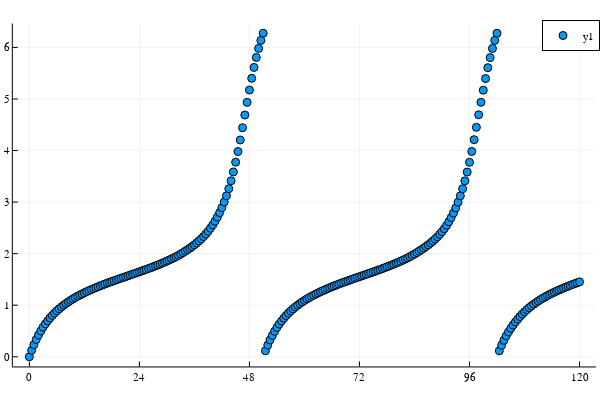

Write notebook code for a chart like this one.
### Code cell
scatter(sol.t, mod2pi.(vcat(sol.u...)))
xticks!(0:24:120)

### Figure 1 — Plotly figure (JSON) as saved in the notebook; plotly's stock layout.template omitted (floating-point values rounded to 4 significant figures; data arrays with more than 128 entries replaced by an {"elided": "..."} marker saying what was removed)
{"data": [{"colorbar": {"len": 0.9525, "title": "", "x": 0.9934, "y": 0.5139}, "legendgroup": "y1", "marker": {"color": "rgba(0, 154, 250, 1.000)", "line": {"color": "rgba(0, 0, 0, 1.000)", "width": 1}, "size": 8, "symbol": "circle"}, "mode": "markers", "name": "y1", "showlegend": true, "type": "scatter", "x": {"elided": "241 float values"}, "xaxis": "x", "y": {"elided": "241 float values"}, "yaxis": "y"}], "layout": {"annotations": [], "height": 400, "legend": {"bgcolor": "rgba(255, 255, 255, 1.000)", "bordercolor": "rgba(0, 0, 0, 1.000)", "borderwidth": 1, "font": {"color": "rgba(0, 0, 0, 1.000)", "family": "sans-serif", "size": 11}, "title": {"font": {"color": "rgba(0, 0, 0, 1.000)", "family": "sans-serif", "size": 15}, "text": ""}, "tracegroupgap": 0, "traceorder": "normal", "x": 1, "xanchor": "auto", "y": 1, "yanchor": "auto"}, "margin": {"b": 20, "l": 0, "r": 0, "t": 20}, "paper_bgcolor": "rgba(255, 255, 255, 1.000)", "plot_bgcolor": "rgba(255, 255, 255, 1.000)", "showlegend": true, "width": 600, "xaxis": {"anchor": "y", "domain": [0.02138, 0.9934], "gridcolor": "rgba(0, 0, 0, 0.100)", "gridwidth": 0.5, "linecolor": "rgba(0, 0, 0, 1.000)", "mirror": false, "range": [-3.6, 123.6], "showgrid": true, "showline": true, "showticklabels": true, "tickangle": 0, "tickcolor": "rgb(0, 0, 0)", "tickfont": {"color": "rgba(0, 0, 0, 1.000)", "family": "sans-serif", "size": 11}, "tickmode": "array", "ticks": "inside", "ticktext": ["0", "24", "48", "72", "96", "120"], "tickvals": [0, 24, 48, 72, 96, 120], "title": "", "titlefont": {"color": "rgba(0, 0, 0, 1.000)", "family": "sans-serif", "size": 15}, "type": "-", "visible": true, "zeroline": false, "zerolinecolor": "rgba(0, 0, 0, 1.000)"}, "yaxis": {"anchor": "x", "domain": [0.03762, 0.9902], "gridcolor": "rgba(0, 0, 0, 0.100)", "gridwidth": 0.5, "linecolor": "rgba(0, 0, 0, 1.000)", "mirror": false, "range": [-0.1882, 6.463], "showgrid": true, "showline": true, "showticklabels": true, "tickangle": 0, "tickcolor": "rgb(0, 0, 0)", "tickfont": {"color": "rgba(0, 0, 0, 1.000)", "family": "sans-serif", "size": 11}, "tickmode": "array", "ticks": "inside", "ticktext": ["0", "1", "2", "3", "4", "5", "6"], "tickvals": [0, 1, 2, 3, 4, 5, 6], "title": "", "titlefont": {"color": "rgba(0, 0, 0, 1.000)", "family": "sans-serif", "size": 15}, "type": "-", "visible": true, "zeroline": false, "zerolinecolor": "rgba(0, 0, 0, 1.000)"}}}
